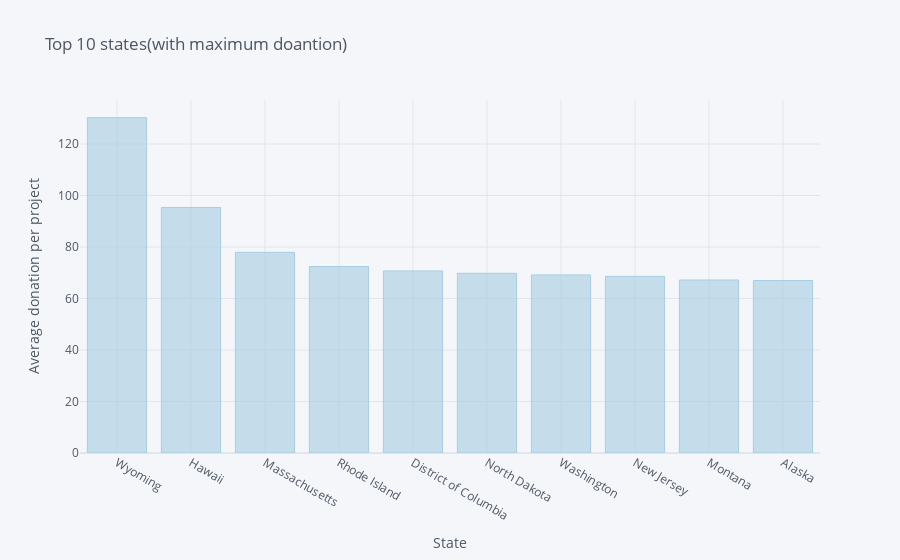

This figure's notebook cell:
### Code cell
s2.iplot(kind='bar' , xTitle='State' , yTitle='Average donation per project' 
        , title='Top 10 states(with maximum doantion)' , colorscale='paired' )

### Figure 1 — Plotly figure (JSON) as saved in the notebook; plotly's stock layout.template omitted (floating-point values rounded to 4 significant figures)
{"data": [{"marker": {"color": "rgba(166, 206, 227, 0.6)", "line": {"color": "rgba(166, 206, 227, 1.0)", "width": 1}}, "name": "Donation Amount", "orientation": "v", "text": "", "type": "bar", "x": ["Wyoming", "Hawaii", "Massachusetts", "Rhode Island", "District of Columbia", "North Dakota", "Washington", "New Jersey", "Montana", "Alaska"], "y": [130.2, 95.36, 77.93, 72.43, 70.69, 69.78, 69.16, 68.59, 67.19, 66.99]}], "layout": {"legend": {"bgcolor": "#F5F6F9", "font": {"color": "#4D5663"}}, "paper_bgcolor": "#F5F6F9", "plot_bgcolor": "#F5F6F9", "title": {"font": {"color": "#4D5663"}, "text": "Top 10 states(with maximum doantion)"}, "xaxis": {"gridcolor": "#E1E5ED", "showgrid": true, "tickfont": {"color": "#4D5663"}, "title": {"font": {"color": "#4D5663"}, "text": "State"}, "zerolinecolor": "#E1E5ED"}, "yaxis": {"gridcolor": "#E1E5ED", "showgrid": true, "tickfont": {"color": "#4D5663"}, "title": {"font": {"color": "#4D5663"}, "text": "Average donation per project"}, "zerolinecolor": "#E1E5ED"}}}
